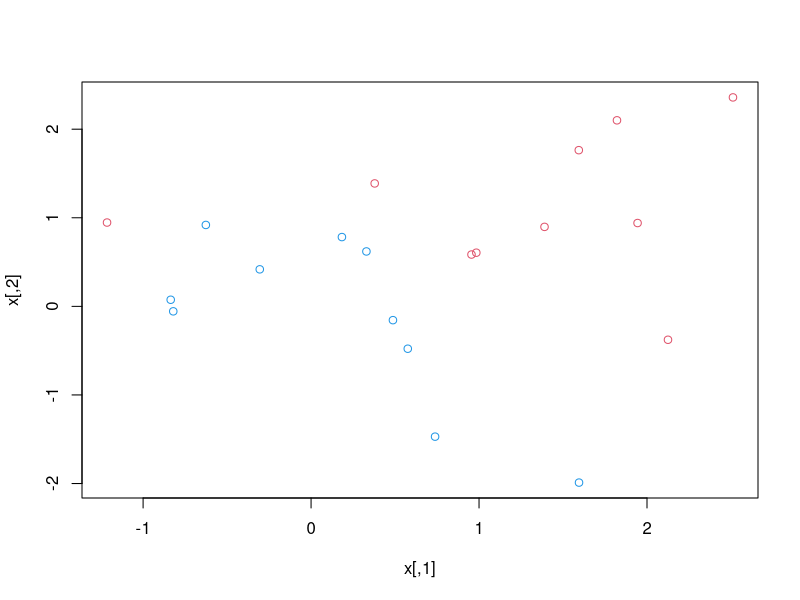
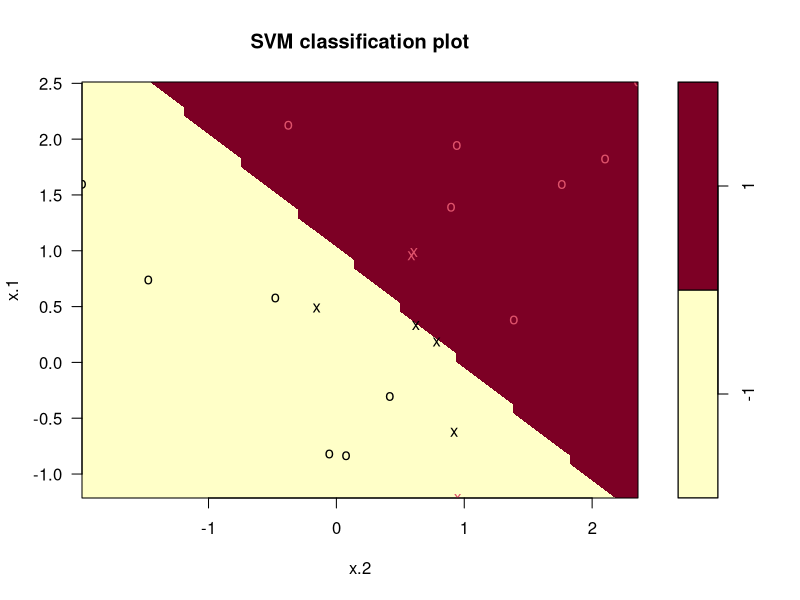

Generate these figures, in order, with R:

# StatsLearning Lect12 R SVM A 111213
# https://www.youtube.com/watch?v=qhyyufR0930&feature=youtu.be



set.seed(1)

# create a 2 column matrix with 20 randomly generated numbers in each column
x = matrix(rnorm(20*2), 
	   ncol = 2)

# create vector containing 10 values of 1 and 10 values of -1 
# (for 20 total values in the vector)
y = c(rep(-1,10), rep(1,10))

x[y==1,] = x[y==1,]+1  # when y is 1, x is x+1

# plot x.  differentiate color by subtracting the y value (either a 1 or a -1) 
#   from 3 which gives red or blue
plot(x, col = (3-y))

dat=data.frame(x = x, y = as.factor(y))

library(e1071)

# support vector matrix: predict y, using dat data frame, with linear kernel, cost value = 10, 
#     small cost value gives wide margins with many support vectors on margin or violate margin
#     large cost value gives narrow margins and few support vectors on margin or violating margin
#     scale = false (tells svm not to scale each feature to have mean zero or sd of 1  
#         (depending on application, you may want scale=TRUE)
svmfit=svm(y~., 
	   data=dat, 
	   kernel="linear", 
	   cost=10, 
	   cale=FALSE)

# plot support vector classifier with separating data points using svm function
# region of feature space that will be assigned to the −1 class is shown in light blue, 
#   and the region that will be assigned to the +1 class is shown in purple
plot(svmfit, dat)



names(svmfit)  # show all outputs categories of svmfit
svmfit$index  # identifies the support vectors from the svmfit

summary(svmfit)

# output:
# Parameters:
#    SVM-Type:  C-classification 
#  SVM-Kernel:  linear 
#        cost:  10 
#       gamma:  0.5 
# Number of Support Vectors:  7
# ( 4 3 )
# Number of Classes:  2 
# Levels: 
#  -1 1

# NOTE: if we used a small cost value (0.1), then the result in the example gives many more support vectors:
# 1  2  3  4  5  7  9 10 12 13 14 15 16 17 18 20




# CROSS VALIDATION FOR SUPPORT VECTOR CLASSIFIER
set.seed(1)

# tune performs 10fold cross validation of svm (in this case, based on cost values): 
#   y is dep var, using dat dataframe, with linear kernel, and a range of cost values.
tune.out=tune(svm, 
	      y~., 
	      data=dat, 
	      kernel="linear", 
	ranges=list(cost = c(0.001, 0.01, 1, 5, 10, 100)))
  
# gives error for each cost value 
#   (and also gives the "best" value which is cost=0.1, in this example)
summary(tune.out)


bestmod=tune.out$best.model  # creates variable that will store best model
# gives summary of an SVM model using the bestmod (ie: the best cost of 0.1)
summary(bestmod)


# USE THE PREDICT FUNCTION TO PREDICT CLASS LABEL
# create matrix with 2 columns of randomly generated numbers, 20 rows for each column
xtest = matrix(rnorm(20*2), ncol=2)

# randomly select either a 1 or a -1, 20 times
ytest = sample(c(-1,1) , 20, replace = TRUE)
xtest[ytest==1,] = xtest[ytest==1,] + 1  # when y is 1, x is x+1

# add the y values to the data frame, as a factor 1,-1
testdat=data.frame(x = xtest, y = as.factor(ytest))

# predict using the bestmod (cost=0.1 from above) using the new testdat data
ypred = predict(bestmod, testdat)
# create a confusion matrix with to show the class predictions
table(predict = ypred, truth = testdat$y)

